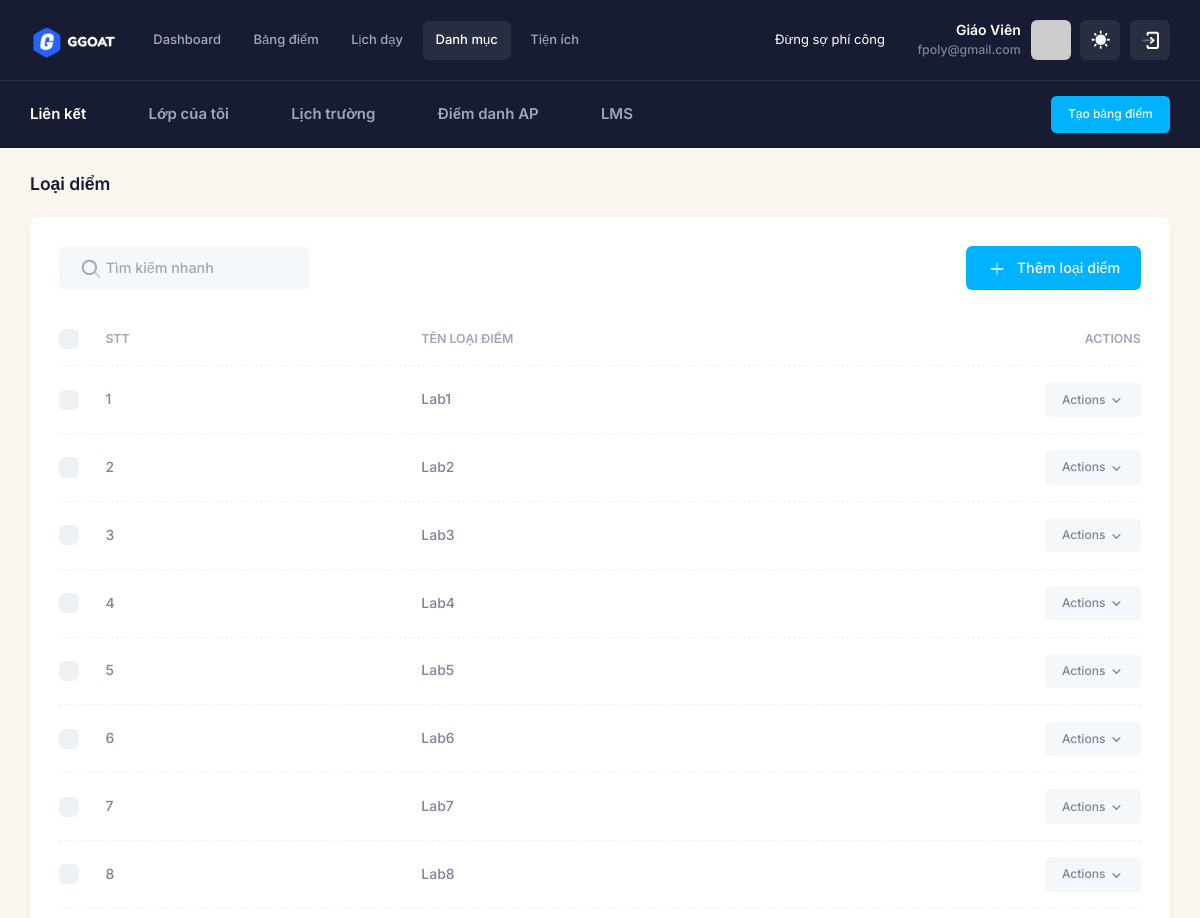
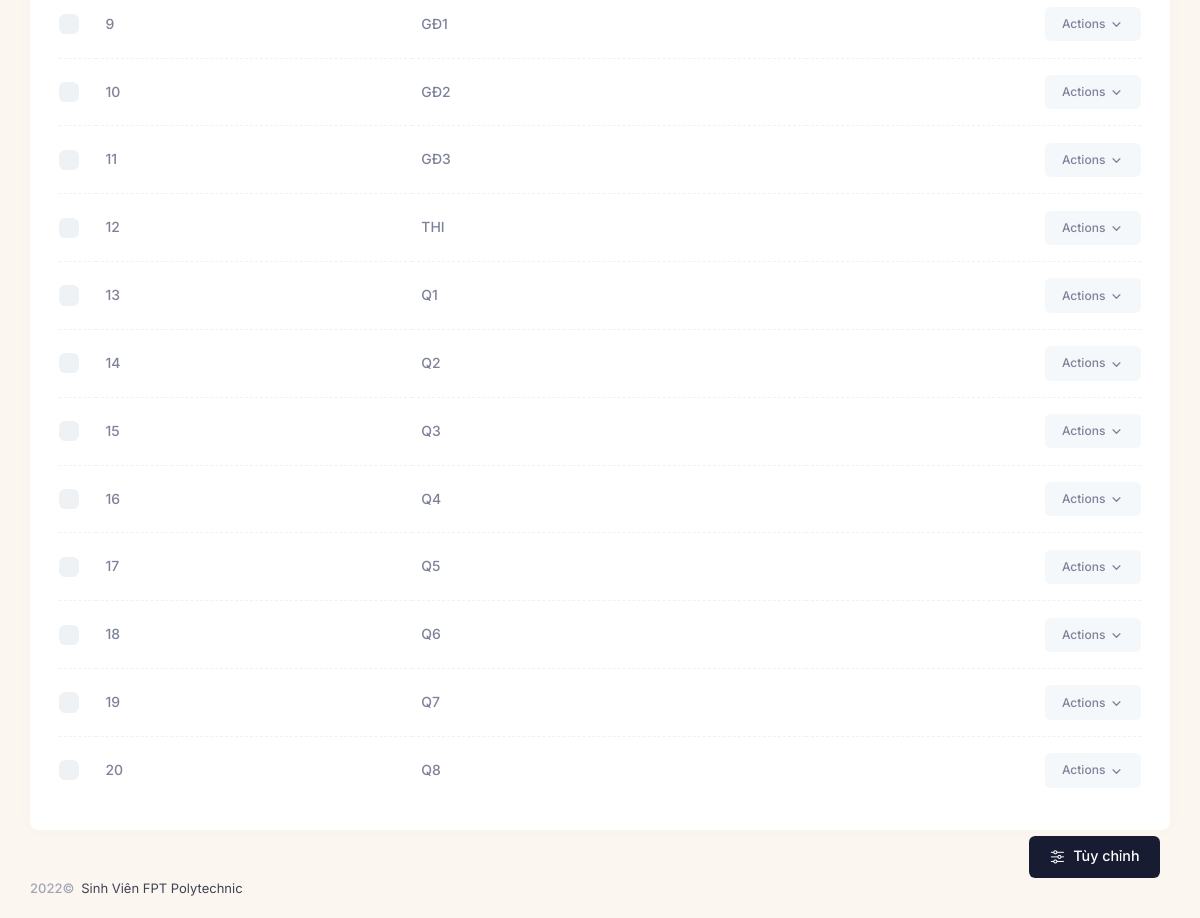
/danh-muc/loai-diem (signed in), run on an earlier commit of the app's database (2 pictures, top to bottom).
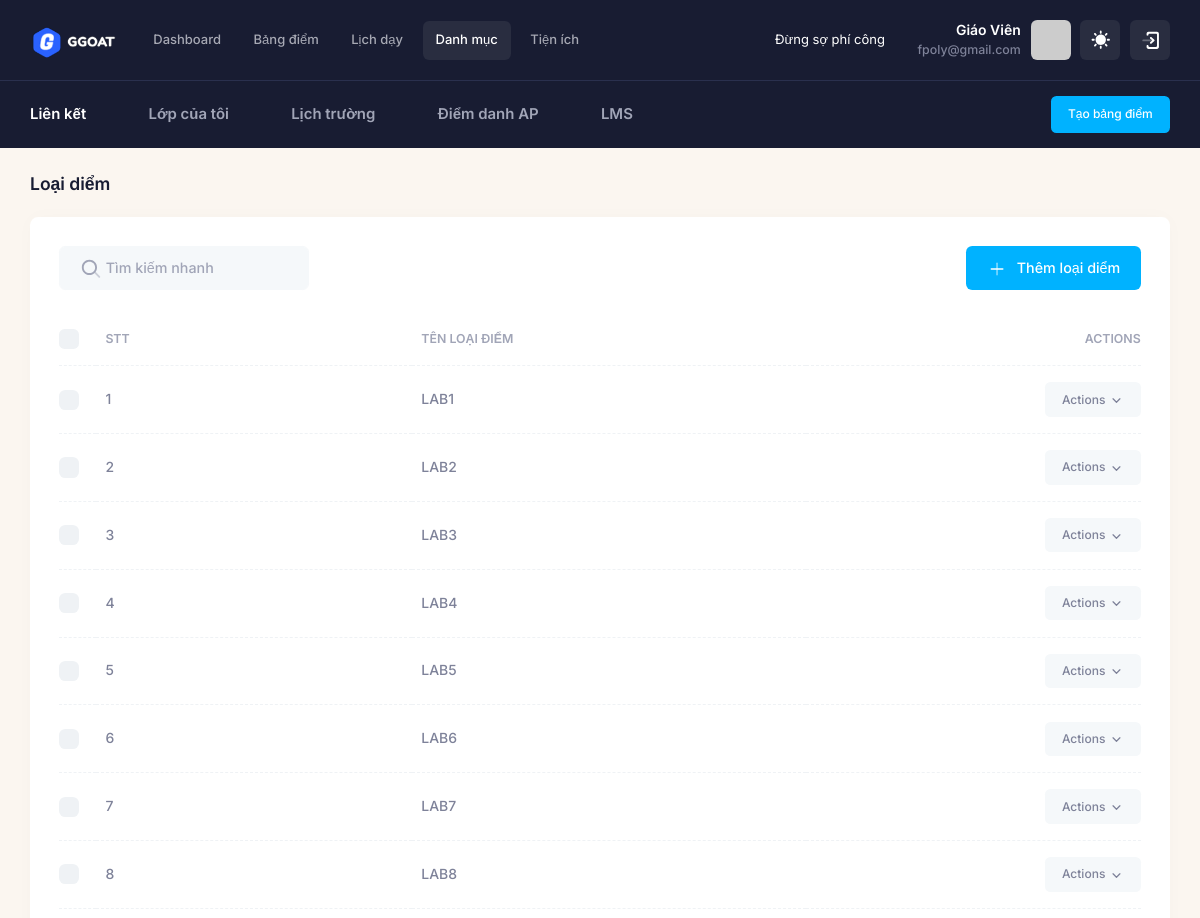
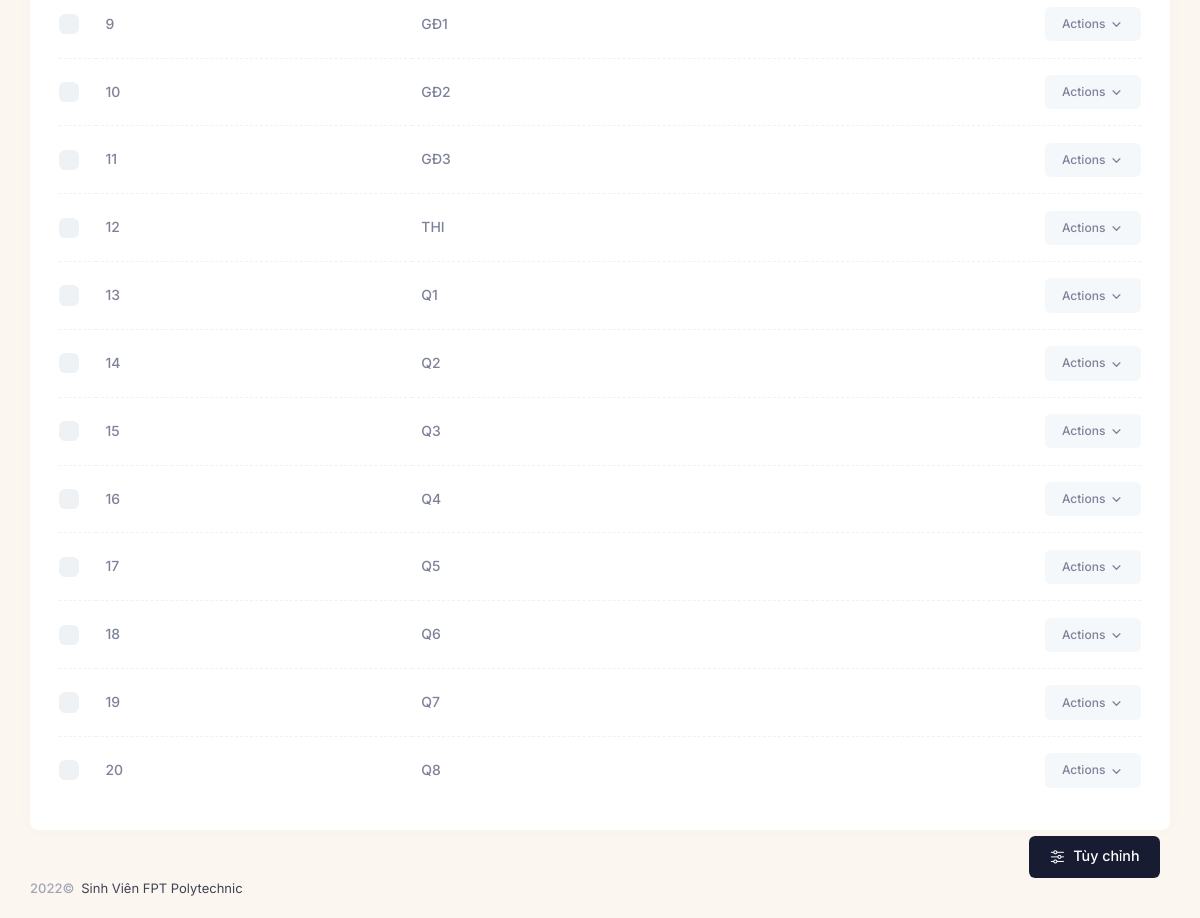
And on a later commit of the database (2 pictures, top to bottom).
### tables this page shows
CREATE TABLE `lien_ket` (
  `id_lienket` int(11) NOT NULL,
  `ten` varchar(225) NOT NULL,
  `url` text NOT NULL,
  `mo_ta` text DEFAULT NULL,
  `id_teacher` int(11) NOT NULL
);

CREATE TABLE `loai_diem` (
  `id` int(11) NOT NULL,
  `ten_diem` varchar(225) NOT NULL,
  `id_teacher` int(11) NOT NULL
);

### app/controllers/Teacher.php (called while the page is built, shortened)
<?php
class Teacher extends  Controller
{
  public $data = array();
  public $model_home;
  public function __construct()
  {
    $this->model_home = $this->model('TeacherModel');
    $this->data['type'] = 'teacher';
    $this->data['page_parent'] = 'teacher';
    $this->data['page_target'] = 'teacher';
    $this->data = array_merge($this->data, $this->model_home->data);
  }
  public function loai_diem()
  {
    $this->model_home->loai_diem();
    $this->data['content'] = 'teacher/danhmuc/loai_diem';
    $this->data['page_title'] = 'Loại diểm';
    $this->data['page_parent'] = 'danh-muc';
    $this->data['page_target'] = 'loai-diem';
    $this->data = array_merge($this->data, $this->model_home->data);
    $this->render('layouts/teacher', $this->data);
  }
}

### index.php (called while the page is built, shortened)
<?php
require_once 'bootstrap.php';
$myApp = new App();

### bootstrap.php (called while the page is built, shortened)
<?php
if (!empty($_SERVER['HTTPS']) && $_SERVER['HTTPS'] == 'on') {
  $web_root = 'https://' . $_SERVER['HTTP_HOST'];
} else {
  $web_root = 'http://' . $_SERVER['HTTP_HOST'];
}
$folder = str_replace(strtolower($_SERVER['DOCUMENT_ROOT']), '', strtolower(__DIR__));
$base_url = $web_root . $folder . '/';
function BASE_URL($url)
{
  global $base_url;
  return $base_url . $url;
}
if (!empty($_SERVER['PATH_INFO'])) {
  $url = $_SERVER['PATH_INFO'];
} else {
  $url = '/';
}
$route = array_filter(explode('/', $url));
$route  = array_values($route);
function route($index)
{
  global $route;
  if (isset($route[$index])) {
    return $route[$index];
  } else {
    return false;
  }
}
require_once  'core/Database.php';
require_once  'core/Controller.php';

### core/Database.php (called while the page is built, shortened)
<?php
class Database
{
  private $conn;
  function connect()
  {
    if (!$this->conn) {
      try {
        $this->conn = mysqli_connect(
          $_ENV['DB_HOST'],
          $_ENV['DB_USERNAME'],
          $_ENV['DB_PASSWORD'],
          $_ENV['DB_DATABASE'],
          $_ENV['DB_PORT']
        );
        mysqli_query($this->conn, "set names 'utf8'");
      } catch (Exception $e) {
        error('503');
        die();
      }
    }
  }
  function getInfoTeacher($data)
  {
    if (isset($_SESSION['email'])) {
      $row = $this->conn->query(
        "SELECT * FROM `teachers`INNER JOIN `co_so` on co_so.id_coso = teachers.id_coso WHERE `email` = '" . $_SESSION['email'] . "' "
      )->fetch_array();
      if ($row) {
        return $row[$data];
      }
      return false;
    }
    return false;
  }
  function get_list($sql)
  {
    $result = mysqli_query($this->conn, $sql);
    $return = array();
    while ($row = mysqli_fetch_assoc($result)) {
      $return[] = $row;
    }
    return $return;
  }
}

### app/models/TeacherModel.php (called while the page is built, shortened)
<?php
class TeacherModel extends Model
{
    public function __construct()
    {
        $this->data = [
            'hoc_ky' => $this->get_list("SELECT * FROM  `hoc_ky`
            WHERE id_teacher  = '" . $this->getInfoTeacher('id_teacher') . "'
            order by case
            when ten_hocky LIKE '%spring%' then 1
            when ten_hocky LIKE '%summer%'  then 2
            when ten_hocky LIKE '%fall%'  then 3
            end
            , reverse(reverse(ten_hocky) + 0) + 0 DESC"),
            'khoa' =>
            $this->get_list(
                "SELECT * FROM `khoa` WHERE id_teacher = '" . $this->getInfoTeacher('id_teacher') . "'  ORDER BY ten_khoa DESC"
            ),
            'mon_hoc' =>
            $this->get_list(
                "SELECT * FROM `mon_hoc` WHERE id_teacher = '" . $this->getInfoTeacher('id_teacher') . "' ORDER BY id_mon DESC"
            ),
            'loai_lop' =>
            $this->get_list(
                "SELECT * FROM `loai_lop` WHERE  id_teacher = '" . $this->getInfoTeacher('id_teacher') . "' ORDER BY id_loai DESC"
            ),
            'lien_ket' =>
            $this->get_list(
                "SELECT * FROM `lien_ket` WHERE id_teacher = '" . $this->getInfoTeacher('id_teacher') . "'  ORDER BY id_lienket DESC limit 5"
            ),
        ];
    }
    public function loai_diem()
    {
        $this->data = [
            'loai_diem' => $this->get_list("SELECT * FROM `loai_diem` WHERE id_teacher = '" . $this->getInfoTeacher('id_teacher') . "'"),
        ];
    }
}

### app/views/teacher/danhmuc/loai_diem.php (the view, shortened to what the changed rows need)
<div class="card">
  <div class="card-body py-4">
    <table class="table align-middle table-row-dashed fs-6 gy-5" id="kt_table_list">
      <thead>
        <tr class="text-start text-muted fw-bold fs-7 text-uppercase gs-0">
          <th class="w-10px pe-2">
            <div class="form-check form-check-sm form-check-custom form-check-solid me-3">
              <input class="form-check-input" type="checkbox" data-kt-check="true" data-kt-check-target="#kt_table_list .form-check-input" value="1" />
            </div>
          </th>
          <th class="min-w-100px">STT</th>
          <th class="min-w-125px">Tên loại điểm</th>
          <th class="text-end min-w-100px">Actions</th>
        </tr>
      </thead>
      <tbody class="text-gray-600 fw-semibold">
        <?php
        if (!empty($this->model_home->data['loai_diem'])) {
          $data = $this->model_home->data['loai_diem'];
          $index = 1;
          foreach ($data as $item) {
            extract($item) ?>
            <tr>
              <td>
                <div class="form-check form-check-sm form-check-custom form-check-solid">
                  <input class="form-check-input" type="checkbox" value="<?= $id ?>">
                </div>
              </td>
              <td> <?= $index++ ?> </td>
              <td> <?= $ten_diem ?> </td>
              <td class="text-end">
                <a href="#" class="btn btn-light btn-active-light-primary btn-sm" data-kt-menu-trigger="click" data-kt-menu-placement="bottom-end">Actions
                  <span class="svg-icon svg-icon-5 m-0">
                  </span>
                </a>
              </td>
            </tr>
        <?php
          }
        } ?>
      </tbody>
    </table>
  </div>
</div>

### app/views/include/teacher/header.php (shortened to what the changed rows need)
<div id="kt_app_header" class="app-header">
  <div class="app-header-primary" data-kt-sticky="true" data-kt-sticky-name="app-header-primary-sticky" data-kt-sticky-offset="{default: 'false', lg: '300px'}">
    <div class="app-container container-xxl d-flex align-items-stretch justify-content-between">
      <div class="d-flex flex-grow-1 flex-lg-grow-0">
        <div class="app-header-menu app-header-mobile-drawer align-items-stretch" data-kt-drawer="true" data-kt-drawer-name="app-header-menu" data-kt-drawer-activate="{default: true, lg: false}" data-kt-drawer-overlay="true" data-kt-drawer-width="250px" data-kt-drawer-direction="start" data-kt-drawer-toggle="#kt_app_header_menu_toggle" data-kt-swapper="true" data-kt-swapper-mode="{default: 'append', lg: 'prepend'}" data-kt-swapper-parent="{default: '#kt_app_body', lg: '#kt_app_header_wrapper'}">
          <div class="menu menu-rounded menu-active-bg menu-state-primary menu-column menu-lg-row menu-title-gray-700 menu-icon-gray-500 menu-arrow-gray-500 menu-bullet-gray-500 my-5 my-lg-0 align-items-stretch fw-semibold px-2 px-lg-0" id="kt_app_header_menu" data-kt-menu="true">
            <?php
            $menu = [
              [
                'name' => 'Dashboard',
                'path' => 'dashboard',
              ],
              [
                'name' => 'Bảng điểm',
                'path' => 'bang-diem',
              ],
              [
                'name' => 'Lịch dạy',
                'path' => 'lich-day',
              ],
              [
                'name' => 'Danh mục',
                'path' => 'danh-muc',
                'sub' => [
                  [
                    'name' => 'Khóa học',
                    'path' => 'khoa-hoc',
                  ],
                  [
                    'name' => 'Học kỳ',
                    'path' => 'hoc-ky',
                  ],
                  [
                    'name' => 'Môn học',
                    'path' => 'mon-hoc',
                  ],
                  [
                    'name' => 'Loại lớp',
                    'path' => 'loai-lop',
                  ],
                  [
                    'name' => 'Loại điểm',
                    'path' => 'loai-diem',
                  ],
                ]
              ],
              [
                'name' => 'Tiện ích',
                'path' => 'tien-ich',
                'sub' => [
                  [
                    'name' => 'Liên kết',
                    'path' => 'lien-ket',
                  ],
                  [
                    'name' => 'Thành ngữ',
                    'path' => 'thanh-ngu',
                  ],
                ]
              ],
            ];
            ?>
            <?php
            foreach ($menu as $item) {
              extract($item); ?>
              <div <?= isset($sub) ? 'data-kt-menu-trigger="{' . "default: 'click'" . " ,lg:'hover'" . '}"' : '' ?> data-kt-menu-placement="bottom-start" class="menu-item <?= (route(0) == $path) || ((route(0) == '' && $path == 'dashboard')) ? 'here show' : false ?>" menu-lg-down-accordion menu-sub-lg-down-indention me-0 me-lg-2">
                <?php
                if (!isset($sub)) { ?>
                  <a class="menu-link py-3" href="<?= BASE_URL($path) ?>"><?= $name ?></a>
                <?php } else { ?>
                  <span class="menu-link py-3">
                    <span class="menu-title">
                      <?= $name ?>
                    </span>
                  <?php } ?>
                  </span>
              </div>
            <?php } ?>
          </div>
        </div>
      </div>
    </div>
  </div>
  <div class="app-header-secondary">
    <div class="app-container container-xxl d-flex align-items-stretch">
      <div class="w-100 d-flex flex-stack">
        <div class="d-flex flex-stack me-5">
          <div class="d-flex gap-1 gap-lg-2">
            <?php
            if (!empty($this->data['lien_ket'])) {
              $lien_ket = $this->data['lien_ket'];
              foreach ($lien_ket as $item) {
                extract($item);
            ?>
                <a href="<?= $url ?>" target="_blank" class="custom-link rounded px-lg-4 py-lg-2 d-flex flex-center">
                  <span class="d-none d-lg-inline text-muted fw-bold text-hover-primary fs-5 ps-3"><?= $ten ?></span>
                </a>
            <?php }
            } ?>
          </div>
        </div>
      </div>
    </div>
  </div>
</div>

What changed in the data, as far as the page shows it:
removed loai_diem: ten_diem "Lab1"
removed loai_diem: ten_diem "Lab2"
removed loai_diem: ten_diem "Lab3"
removed loai_diem: ten_diem "Lab4"
removed loai_diem: ten_diem "Lab5"
removed loai_diem: ten_diem "Lab6"
removed loai_diem: ten_diem "Lab7"
removed loai_diem: ten_diem "Lab8"
added loai_diem: ten_diem "LAB1"
added loai_diem: ten_diem "LAB2"
added loai_diem: ten_diem "LAB3"
added loai_diem: ten_diem "LAB4"
added loai_diem: ten_diem "LAB5"
added loai_diem: ten_diem "LAB6"
added loai_diem: ten_diem "LAB7"
added loai_diem: ten_diem "LAB8"
